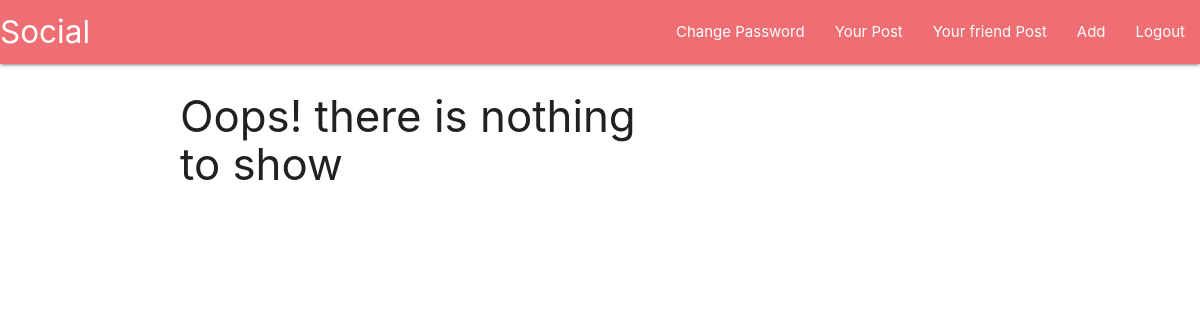
The page /wall/ (signed in) on the database as committed earlier.
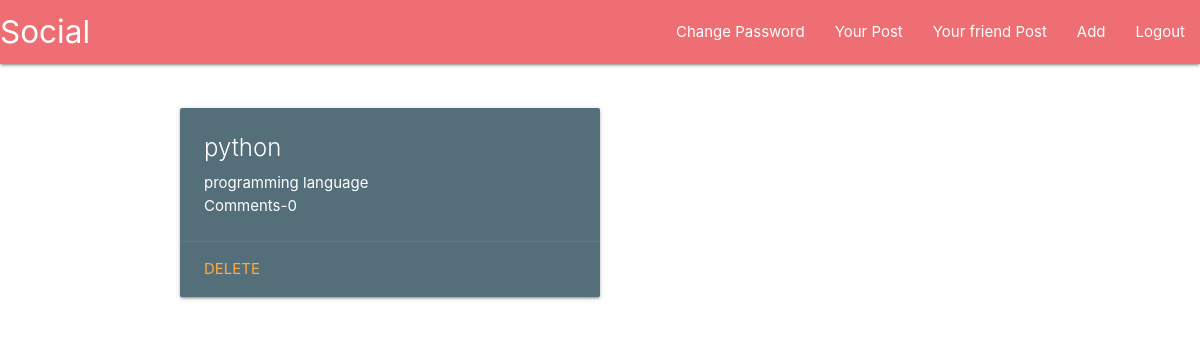
The same page on the database as committed later.
### reminderlist/models.py (models this page shows)
class Post(models.Model):
    user = models.ForeignKey(User,on_delete=models.CASCADE,default=1,related_name='user')
    title = models.CharField(max_length=1024)
    description = models.TextField()
    likes = models.ManyToManyField(User,related_name='post_like')
    def __str__(self):
        return self.title

### reminderlist/views.py (the view)
# urls.py: path('wall/',views.wall,name='wall'),
@login_required(login_url='/auth/login')
def wall(request):
    posts = models.Post.objects.all()
    a=[]
    for post in posts:
        if post.user.id==request.user.id:
            a.append(post)
    if len(a)>0:
        context={
            "a":a
        }
    else:
        b="Oops! there is nothing to show"
        context={
            "a":a,
            "b":b
        }
    return render(request,'social/wall.html',context)

### templates/social/wall.html
{% extends 'base.html' %}
{% block content %}
<div class="row">
    <h3>{{b}}</h3>
    <div class="col s12 m6">
        <ul>
            {% for item in a %}
                <div class="card blue-grey darken-1 row">
                    <div class="card-content white-text">
                        <div class="card-title"><li>{{item}}</li></div>
                        <p>{{ item.description }}</p>
                        <p>Comments-{{item.comment_set.count}}</p>
                        </div>
                        <div class="card-action">
                        <a href="{% url 'delete_activity' item.id %}">Delete</a>
                    </div>
                </div>
            {% endfor %}
        </ul>
    </div>
  </div>
{% endblock %}

Rows that differ between the two databases and show on the page:
added Post: title "python", description "programming language", comment_set.count "0"
Other text that changed with them:
{{ b }}: "Oops! there is nothing to show" → (not shown)
